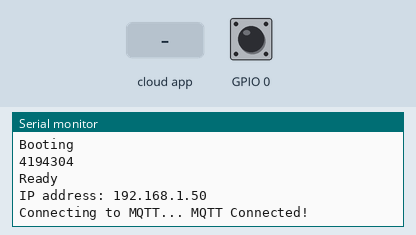
This sketch was run on a simulated ESP8266 (NodeMCU). Shown: the last lines printed to the serial monitor. Inputs (shaded band) come from the test bench; at power-on: GPIO 0 HIGH. WiFi joins after 1.5 s; servers stay silent unless stated; no MQTT or app messages arrive unless stated.

Above: at 2.7 s.
2.8 s: the phone or cloud app sets test to 0
At 3.7 s:
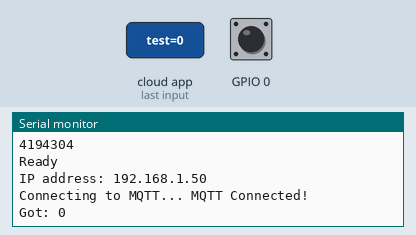
9.3 s: the phone or cloud app sets test to 1
At 10.3 s:
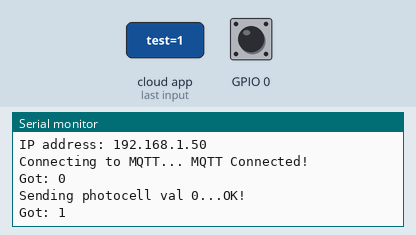

Measured:
- after the input at 2.8 s, the serial monitor: prints a new line at once (image 1)
- after the input at 9.3 s, the serial monitor: prints a new line at once (image 2)

The sketch:

DemoBase.ino
```cpp
#include <ESP8266WiFi.h>
#include <ESP8266mDNS.h>
#include <WiFiUdp.h>
#include <ArduinoOTA.h>
#include "Adafruit_MQTT.h"
#include "Adafruit_MQTT_Client.h"

#define WLAN_SSID     "linksys"
#define WLAN_PASS     "qrze0009"
#define SERVER        "192.168.1.201"
#define PORT          1883
#define USER           ""
#define PASSWORD       ""


bool ota = false;
int x = 0;
const char MQTT_SERVER[] PROGMEM    = SERVER;
const char MQTT_USERNAME[] PROGMEM  = USER;
const char MQTT_PASSWORD[] PROGMEM  = PASSWORD;

// Create an ESP8266 WiFiClient class to connect to the MQTT server.
WiFiClient client;
// or... use WiFiFlientSecure for SSL
//WiFiClientSecure client;
Adafruit_MQTT_Client mqtt(&client, MQTT_SERVER, PORT, MQTT_USERNAME, MQTT_PASSWORD);

/****************************** Feeds ***************************************/

// Setup a feed called 'photocell' for publishing.
// Notice MQTT paths follow the form: /feeds/<feedname>
const char PHOTOCELL_FEED[] PROGMEM = "/feeds/photocell";
Adafruit_MQTT_Publish photocell = Adafruit_MQTT_Publish(&mqtt, PHOTOCELL_FEED);

// Setup a feed called 'onoff' for subscribing to changes.
const char ONOFF_FEED[] PROGMEM = "/feeds/test";
Adafruit_MQTT_Subscribe onoffbutton = Adafruit_MQTT_Subscribe(&mqtt, ONOFF_FEED);

void MQTT_connect();

void setup() {
  Serial.begin(115200);
  Serial.println("Booting");
  WiFi.mode(WIFI_STA);
  WiFi.begin(WLAN_SSID, WLAN_PASS);
  Serial.println(ESP.getFlashChipRealSize());
  while (WiFi.waitForConnectResult() != WL_CONNECTED) {
    Serial.println("Connection Failed! Rebooting...");
    delay(5000);
    ESP.restart();
  }
  ArduinoOTA.onStart([]() {
    Serial.println("OTA Start");
    ota = true;
    //Cosas que se deben hacer cuando comienze el OTA, apagar salidas importantes, avisar desconexion al MQTT.
  });
  ArduinoOTA.onEnd([]() {
    Serial.println("OTA End");
    ota = false;
    //Que hacer una vez termine la actualizacion, se supone que el ESP reinicia asi que no deberia ser necesario poner algo aqui.
  });
  ArduinoOTA.onProgress([](unsigned int progress, unsigned int total) {
    Serial.printf("Progress: %u%%\r\n", (progress / (total / 100)));
  });
  ArduinoOTA.onError([](ota_error_t error) {
    Serial.printf("Error[%u]: ", error);
    if (error == OTA_AUTH_ERROR) Serial.println("Auth Failed");
    else if (error == OTA_BEGIN_ERROR) Serial.println("Begin Failed");
    else if (error == OTA_CONNECT_ERROR) Serial.println("Connect Failed");
    else if (error == OTA_RECEIVE_ERROR) Serial.println("Receive Failed");
    else if (error == OTA_END_ERROR) Serial.println("End Failed");
  });
  ArduinoOTA.begin();
  Serial.println("Ready");
  Serial.print("IP address: ");
  Serial.println(WiFi.localIP());
  // Setup MQTT subscription for onoff feed.
  mqtt.subscribe(&onoffbutton);
}

void loop() {
  while(!digitalRead(0) || ota){
    ArduinoOTA.handle();
    yield();
  }

  MQTT_connect();

  Adafruit_MQTT_Subscribe *subscription;
  while ((subscription = mqtt.readSubscription(5000))) {
    if (subscription == &onoffbutton) {
      Serial.print(F("Got: "));
      Serial.println((char *)onoffbutton.lastread);
    }
  }

  Serial.print(F("\nSending photocell val "));
  Serial.print(x);
  Serial.print("...");
  if (! photocell.publish(x++)) {
    Serial.println(F("Failed"));
  } else {
    Serial.println(F("OK!"));
  }

  // ping the server to keep the mqtt connection alive
  // NOT required if you are publishing once every KEEPALIVE seconds
  /*
  if(! mqtt.ping()) {
    mqtt.disconnect();
  }
  */
}

void MQTT_connect() {
  int8_t ret;

  // Stop if already connected.
  if (mqtt.connected()) {
    return;
  }

  Serial.print("Connecting to MQTT... ");

  uint8_t retries = 3;
  while ((ret = mqtt.connect()) != 0) { // connect will return 0 for connected
       Serial.println(mqtt.connectErrorString(ret));
       Serial.println("Retrying MQTT connection in 5 seconds...");
       mqtt.disconnect();
       delay(5000);  // wait 5 seconds
       retries--;
       if (retries == 0) {
         // basically die and wait for WDT to reset me
         while (1);
       }
  }
  Serial.println("MQTT Connected!");
}
```
